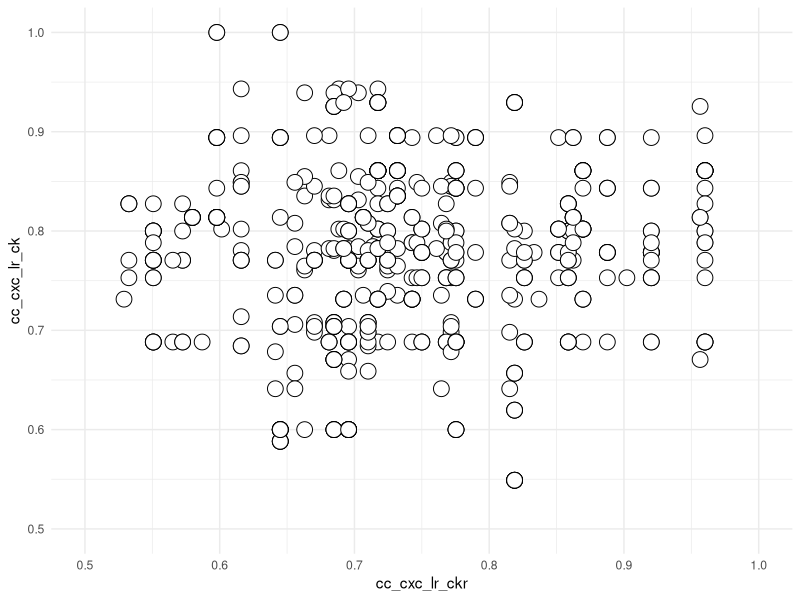

Reproduce this figure in R.
# Name:     02_t2_by_t2_plot.R
# Updated:  20221107
# Author:   Andrew Kleist

# packages, working directory
setwd("~/Desktop/Volkman_Lab/BABU_VOLKMAN/CHEMOKINE_PRJ/Data/chemokine_gpcr_ms/")
library(tidyverse)

################################################################################
  
  # import data, select only CC/CXC
  rin <- read_csv("05_integrate/output/RIN_CONS_CLASS.csv") %>% 
    filter(file %in% c("5uiw", "7o7f", "7f1r", "zheng", "7vl9", "7xa3", "7f1t", "6wwz", "6lfo", "ngo"))
  
  # plot (with sizing by no_pdb)
  rin %>%
    # filter(no_pdb >4) %>%
    ggplot(aes(cc_cxc_lr_ckr, cc_cxc_lr_ck))  +
    geom_point(shape = 21, colour = "black", fill = "white", size = 5, stroke = 0.5) +
    # scale_size(range = c(2, 8)) +
    xlim(0.5,1) +
    ylim(0.5,1) +
    theme_minimal()
  

  # subset for analysis
  test <- rin %>% filter(cc_cxc_lr_ck >= 0.75 & cc_cxc_lr_ckr >= 0.75) %>%
    count(source_gnccn, target_gnccn) %>% unique() %>%
    filter(!source_gnccn %in% c("NTc.Cm9", "NTc.Cm8", "NTc.Cm7"))
  
